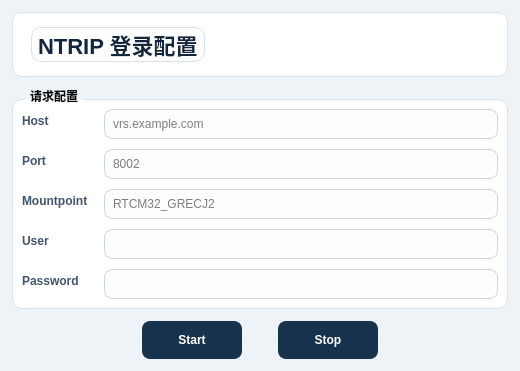
<?xml version="1.0" encoding="UTF-8"?>
<ui version="4.0">
 <class>NTRIPLoginDialog</class>
 <widget class="QDialog" name="NTRIPLoginDialog">
  <property name="geometry">
   <rect>
    <x>0</x>
    <y>0</y>
    <width>520</width>
    <height>360</height>
   </rect>
  </property>
  <property name="windowTitle">
   <string>NTRIP 登录配置</string>
  </property>
  <property name="styleSheet">
   <string notr="true">QDialog { background: #eef3f8; }
QPushButton { background: #17324d; color: white; border-radius: 8px;
 padding: 8px 14px; font-weight: 600; }
QPushButton:hover { background: #24476b; }
QPushButton:disabled { background: #7a8fa0; color: #c0c8d0; }
QLineEdit { background: #fbfdff; border: 1px solid #ccd7e2; border-radius: 8px; padding: 6px; }
QGroupBox { background: #ffffff; border: 1px solid #d8e2ec; border-radius: 10px;
 font-weight: 700; margin-top: 10px; }
QGroupBox::title { subcontrol-origin: margin; left: 12px; padding: 0 4px; }</string>
  </property>
  <layout class="QVBoxLayout" name="verticalLayout">
   <property name="spacing">
    <number>12</number>
   </property>
   <property name="leftMargin">
    <number>12</number>
   </property>
   <property name="topMargin">
    <number>12</number>
   </property>
   <property name="rightMargin">
    <number>12</number>
   </property>
   <property name="bottomMargin">
    <number>12</number>
   </property>
   <item>
    <widget class="QFrame" name="headerFrame">
     <property name="frameShape">
      <enum>QFrame::StyledPanel</enum>
     </property>
     <property name="styleSheet">
      <string notr="true">QFrame { background: #ffffff; border: 1px solid #d8e2ec; border-radius: 10px; }</string>
     </property>
     <layout class="QHBoxLayout" name="horizontalLayout">
      <property name="leftMargin">
       <number>18</number>
      </property>
      <property name="topMargin">
       <number>14</number>
      </property>
      <property name="rightMargin">
       <number>18</number>
      </property>
      <property name="bottomMargin">
       <number>14</number>
      </property>
      <item>
       <widget class="QLabel" name="titleLabel">
        <property name="text">
         <string>NTRIP 登录配置</string>
        </property>
        <property name="styleSheet">
         <string notr="true">font-size: 22px; font-weight: 700; color: #12263f;</string>
        </property>
       </widget>
      </item>
      <item>
       <spacer name="horizontalSpacer">
        <property name="orientation">
         <enum>Qt::Horizontal</enum>
        </property>
        <property name="sizeHint" stdset="0">
         <size>
          <width>40</width>
          <height>20</height>
         </size>
        </property>
       </spacer>
      </item>
     </layout>
    </widget>
   </item>
   <item>
    <widget class="QGroupBox" name="ntripSourceGroupBox">
     <property name="title">
      <string>请求配置</string>
     </property>
     <layout class="QFormLayout" name="formLayout">
      <property name="horizontalSpacing">
       <number>16</number>
      </property>
      <property name="verticalSpacing">
       <number>10</number>
      </property>
      <item row="0" column="0">
       <widget class="QLabel" name="label">
        <property name="text">
         <string>Host</string>
        </property>
        <property name="styleSheet">
         <string notr="true">font-weight: 600; color: #42556d;</string>
        </property>
       </widget>
      </item>
      <item row="0" column="1">
       <widget class="QLineEdit" name="ntripHostEdit">
        <property name="placeholderText">
         <string>vrs.example.com</string>
        </property>
       </widget>
      </item>
      <item row="1" column="0">
       <widget class="QLabel" name="label_2">
        <property name="text">
         <string>Port</string>
        </property>
        <property name="styleSheet">
         <string notr="true">font-weight: 600; color: #42556d;</string>
        </property>
       </widget>
      </item>
      <item row="1" column="1">
       <widget class="QLineEdit" name="ntripPortEdit">
        <property name="placeholderText">
         <string>8002</string>
        </property>
       </widget>
      </item>
      <item row="2" column="0">
       <widget class="QLabel" name="label_3">
        <property name="text">
         <string>Mountpoint</string>
        </property>
        <property name="styleSheet">
         <string notr="true">font-weight: 600; color: #42556d;</string>
        </property>
       </widget>
      </item>
      <item row="2" column="1">
       <widget class="QLineEdit" name="ntripMountEdit">
        <property name="placeholderText">
         <string>RTCM32_GRECJ2</string>
        </property>
       </widget>
      </item>
      <item row="3" column="0">
       <widget class="QLabel" name="label_4">
        <property name="text">
         <string>User</string>
        </property>
        <property name="styleSheet">
         <string notr="true">font-weight: 600; color: #42556d;</string>
        </property>
       </widget>
      </item>
      <item row="3" column="1">
       <widget class="QLineEdit" name="ntripUserEdit"/>
      </item>
      <item row="4" column="0">
       <widget class="QLabel" name="label_5">
        <property name="text">
         <string>Password</string>
        </property>
        <property name="styleSheet">
         <string notr="true">font-weight: 600; color: #42556d;</string>
        </property>
       </widget>
      </item>
      <item row="4" column="1">
       <widget class="QLineEdit" name="ntripPasswordEdit">
        <property name="echoMode">
         <enum>QLineEdit::Password</enum>
        </property>
       </widget>
      </item>
     </layout>
    </widget>
   </item>
   <item>
    <layout class="QHBoxLayout" name="buttonLayout">
     <item>
      <spacer name="leftSpacer">
       <property name="orientation">
        <enum>Qt::Horizontal</enum>
       </property>
       <property name="sizeHint" stdset="0">
        <size>
         <width>40</width>
         <height>20</height>
        </size>
       </property>
      </spacer>
     </item>
     <item>
      <widget class="QPushButton" name="startButton">
       <property name="minimumSize">
        <size>
         <width>100</width>
         <height>38</height>
        </size>
       </property>
       <property name="text">
        <string>Start</string>
       </property>
      </widget>
     </item>
     <item>
      <spacer name="buttonGapSpacer">
       <property name="orientation">
        <enum>Qt::Horizontal</enum>
       </property>
       <property name="sizeType">
        <enum>QSizePolicy::Fixed</enum>
       </property>
       <property name="sizeHint" stdset="0">
        <size>
         <width>24</width>
         <height>20</height>
        </size>
       </property>
      </spacer>
     </item>
     <item>
      <widget class="QPushButton" name="stopButton">
       <property name="minimumSize">
        <size>
         <width>100</width>
         <height>38</height>
        </size>
       </property>
       <property name="text">
        <string>Stop</string>
       </property>
      </widget>
     </item>
     <item>
      <spacer name="rightSpacer">
       <property name="orientation">
        <enum>Qt::Horizontal</enum>
       </property>
       <property name="sizeHint" stdset="0">
        <size>
         <width>40</width>
         <height>20</height>
        </size>
       </property>
      </spacer>
     </item>
    </layout>
   </item>
  </layout>
 </widget>
 <resources/>
 <connections/>
</ui>
